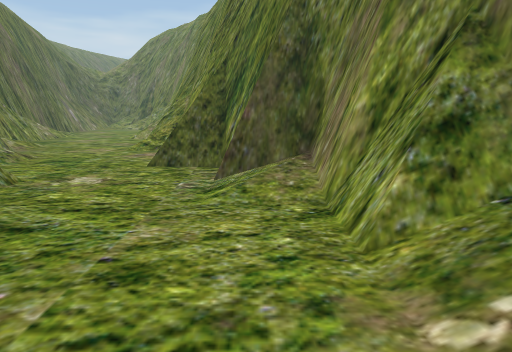
view 1 (above)

13 first-person views from a walk through a 3-D level made in the Unity game engine. The camera is 1.4 m above the floor, tilts 10° down and sees 70° across. The floor is counted in squares, 1 m on a side. Each view is taken from the middle of a square. On the plan, view 1 faces up. The plan holds only what a view shows up to about 16 squares ahead; the rest is blank. The place goes on beyond the plan. Some trees and plants on the terrain are drawn as simple stand-ins. The player is left out.

view 2
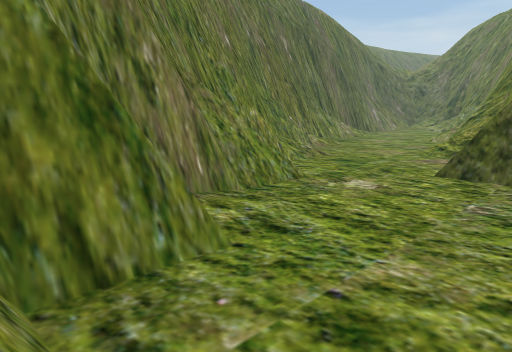

view 3
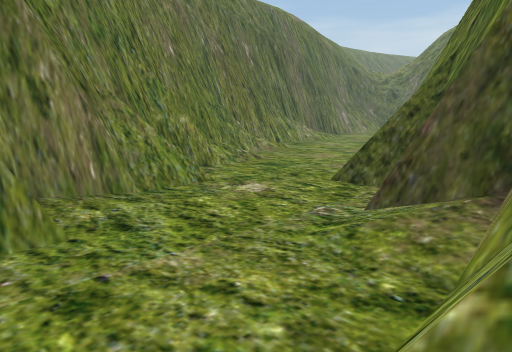

view 4
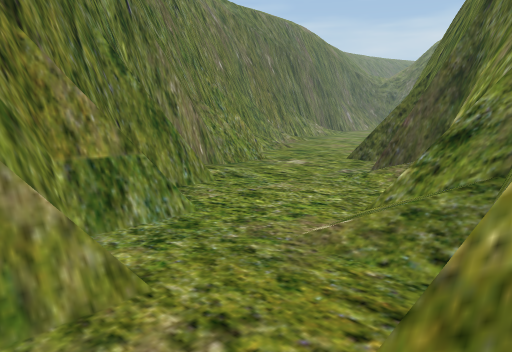

view 5
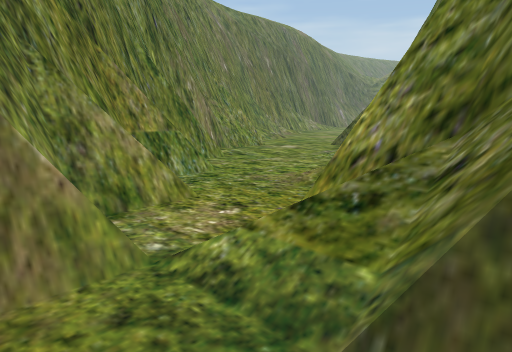

view 6
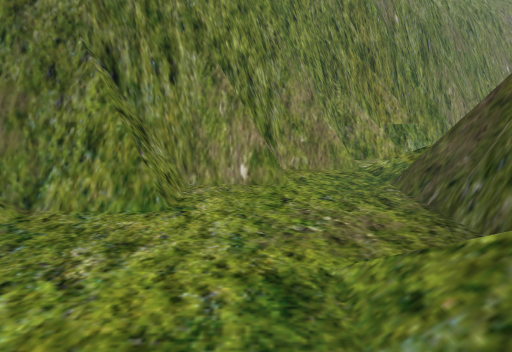

view 7
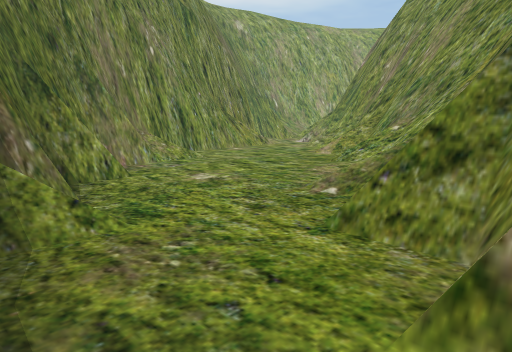

view 8
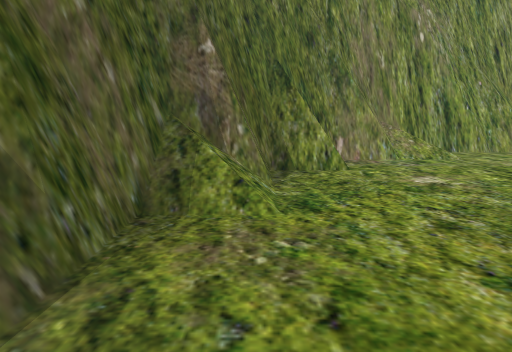

view 9
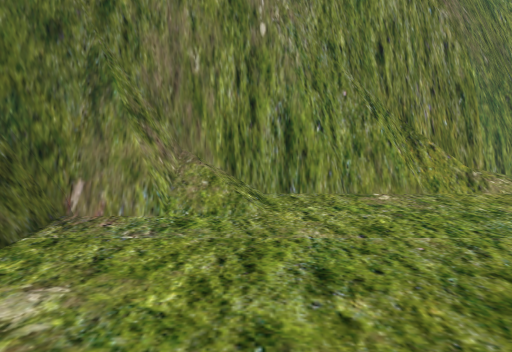

view 10
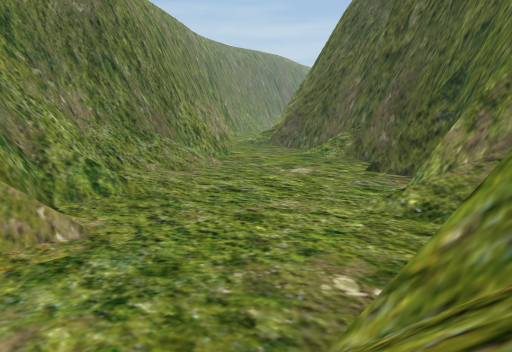

view 11
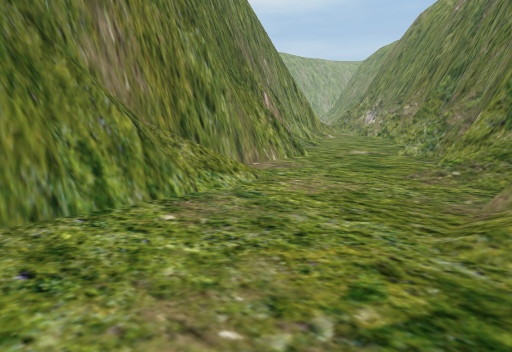

view 12
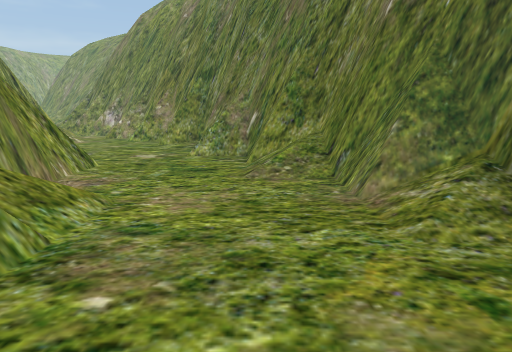

view 13
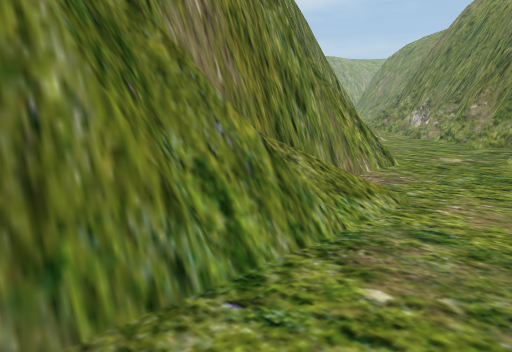

### Floor plan
Key: @ floor where view 1 was taken; # wall or solid block; . main floor; : floor 0.25 m higher than the main floor; + floor 0.5 m higher than the main floor; / step, stairs or slope; = window, fence, low wall or low ledge; v drop or lower ground.
Columns run from 10 left of view 1 to 21 right of it. Each row starts with its distance up from view 1.
 19 . .. =#
 18  ....=#
 17 .....=##vv
 16 .....####
 15 //....==#
 14 //..../=#
 13 ==.....=# v
 12 ##.....=# v
 11 ##//...=##vv
 10 ##//...####v
  9  ##=.....=# v
  8 v###.....=###v
  7 vv##==....+##
  6  v ##=....:##
  5  vv ##.....=##
  4   v ##.....=##
  3    v####..../#
  2    vv###..../##
  1     vv###=...=##
  0      v ##=@..=###   vv
 -1         ###=../=##    v
 -2           #=../=#######v
 -3           ###=.....//=##vv
 -4             #=.....//=###vv
 -5             ###=.......### v
 -6               #=.......####v
 -7               ###=.......###v
 -8             vv ##=.......###
 -9              v  #=/......//# v
-10              vv #=/......//# v
-11               v #=/........# vv
-12               v##==/.......##vv
-13               vv##==/......###v
-14                 ###==/.....==#
-15                  #####/....//# v
-16                  vv##== ...//# v

Positions as (right, up) in squares from view 1, and headings:
1: (0, 0), facing up
2: (0, 1), facing up-left
3: (2, 2), facing up-left
4: (4, -2), facing up-left
5: (6, -4), facing up-left
6: (12, -5), facing left
7: (4, -2), facing down-right
8: (4, -4), facing right
9: (8, -10), facing right
10: (18, -16), facing up-left
11: (-10, 19), facing down-right
12: (-7, 19), facing down
13: (-7, 19), facing down-right
